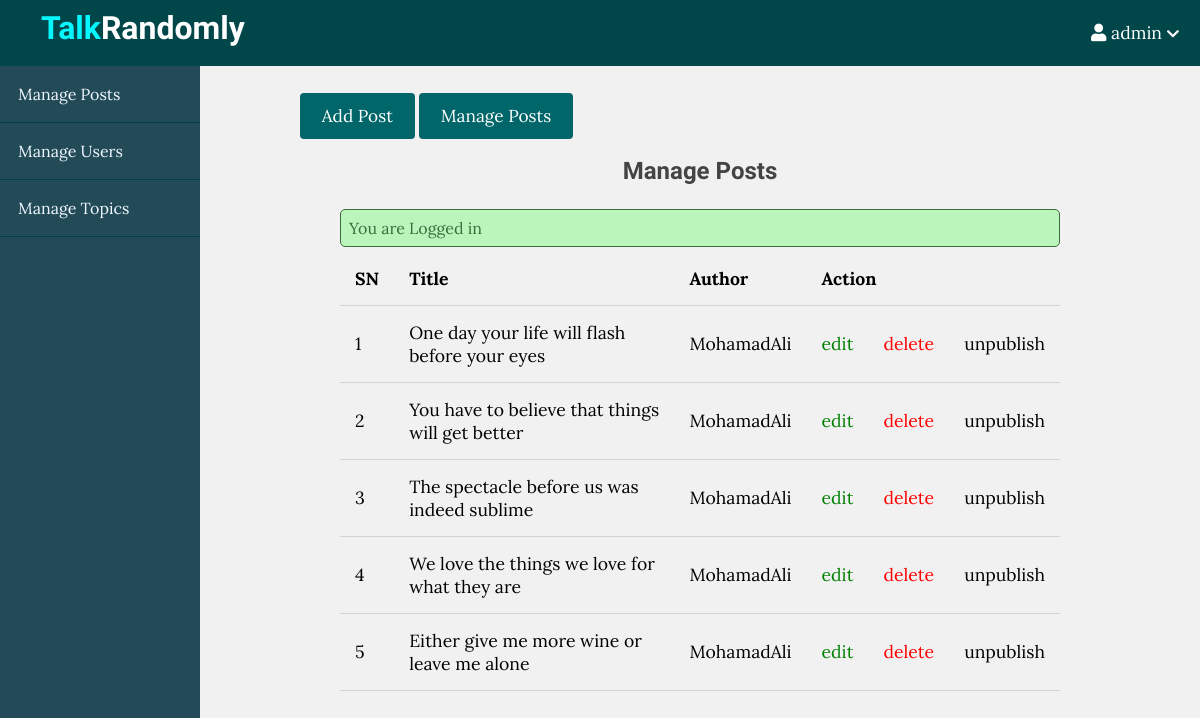
Screenshot of /admin/posts/index.php (signed in) with the database file from the repository.
### tables this page shows
CREATE TABLE `posts` (
  `id` int(11) NOT NULL,
  `user_id` int(11) NOT NULL,
  `topic_id` int(11) DEFAULT NULL,
  `title` varchar(255) NOT NULL,
  `image` varchar(255) NOT NULL,
  `body` text NOT NULL,
  `published` tinyint(4) NOT NULL,
  `created_at` timestamp NOT NULL DEFAULT current_timestamp() ON UPDATE current_timestamp()
);

### app/database/db.php (called while the page is built, shortened)
<?php
require 'connect.php';
function selectAll($table, $conditions = [])
{
    global $conn;
    $sql = "SELECT * FROM $table";
    if (empty($conditions)) {
        $stmt = $conn->prepare($sql);
        $stmt->execute();
        $records = $stmt->get_result()->fetch_all(MYSQLI_ASSOC);
        return $records;
    }
}

### app/controllers/posts.php (called while the page is built, shortened)
<?php
include ROOT_PATH . '/app/database/db.php';
$posts = selectAll('posts');

### admin/posts/index.php (the view, shortened to what this page needs)
<?php
include ROOT_PATH . '/app/controllers/posts.php';
?>
<!DOCTYPE html>
<html lang="en">
<head>
    <link rel="stylesheet" href="https://use.fontawesome.com/releases/v5.8.2/css/all.css">
    <link rel="stylesheet" href="../../assets/css/style.css">
    <link rel="stylesheet" href="../../assets/css/admin.css">
</head>
<body>
    <?php include ROOT_PATH . '/app/includes/adminHeader.php'; ?>
    <div class="admin-wrapper">
        <?php include ROOT_PATH . '/app/includes/adminSidebar.php'; ?>
        <div class="admin-content">
            <div class="button-group">
                <a href="create.php" class="btn btn-big">Add Post</a>
                <a href="index.php" class="btn btn-big">Manage Posts</a>
            </div>
            <div class="content">
                <h2 class="page-title">Manage Posts</h2>
                <?php include ROOT_PATH . '/app/includes/messages.php'; ?>
                <table>
                    <thead>
                        <th>SN</th>
                        <th>Title</th>
                        <th>Author</th>
                        <th colspan="3">Action</th>
                    </thead>
                    <tbody>
                        <?php foreach ($posts as $key => $post) : ?>
                            <tr>
                                <td><?php echo $key + 1; ?></td>
                                <td><?php echo $post['title']; ?></td>
                                <td>MohamadAli</td>
                                <td><a href="edit.php?id=<?php echo $post['id']; ?>" class="edit">edit</a></td>
                                <td><a href="edit.php?delete_id=<?php echo $post['id']; ?>" class="delete">delete</a></td>
                                <?php if ($post['published']) : ?>
                                    <td><a href="edit.php?published=0&p_id=<?php echo $post['id'] ?>" class="unpublish ">unpublish</a></td>
                                <?php else :  ?>
                                    <td><a href="edit.php?published=1&p_id=<?php echo $post['id'] ?>" class="publish ">publish</a></td>
                                <?php endif; ?>
                            </tr>
                        <?php endforeach; ?>
                    </tbody>
                </table>
            </div>
        </div>
    </div>
</body>
</html>

### assets/css/style.css (style rules this page uses)
* { box-sizing: border-box; }
html, body { height: 100%; padding: 0px; margin: 0px; background: #f1f1f1; font-family: 'Lora', serif; }
h1, h2, h3, h4, h5, h6 { font-family: 'Candal', serif; color: #444; margin: 5px; }
a { text-decoration: none; color: inherit; }
.btn { padding: .5rem 1rem; background: #006669; color: #fff; border: 1px solid transparent; border-radius: .25rem; font-size: 1.08em; font-family: 'Lora', serif; }
.btn-big { padding: .7rem 1.3rem; line-height: 1.3rem; }
.content { width: 90%; margin: 30px auto 30px; }

### assets/css/admin.css (style rules this page uses)
.admin-wrapper { display: flex; height: calc(100% - 66px); }
.admin-wrapper .admin-content { flex: 8; height: 100%; padding: 40px 100px 100px; overflow-y: scroll; }
.admin-content .page-title { text-align: center; margin-bottom: 1.5rem; }
table { width: 100%; border-collapse: collapse; font-size: 1.1rem; }
th,td { padding: 15px; text-align: left; border-bottom: 1px solid #d3d3d3; }
.edit { color: green; }
.delete { color: red; }

### rows the page displays
posts: title "One day your life will flash before your eyes"
posts: title "You have to believe that things will get better"
posts: title "The spectacle before us was indeed sublime"
posts: title "We love the things we love for what they are"
posts: title "Either give me more wine or leave me alone"

### other values shown
$_SESSION['username'] "admin"
$_SESSION['message'] "You are Logged in"
